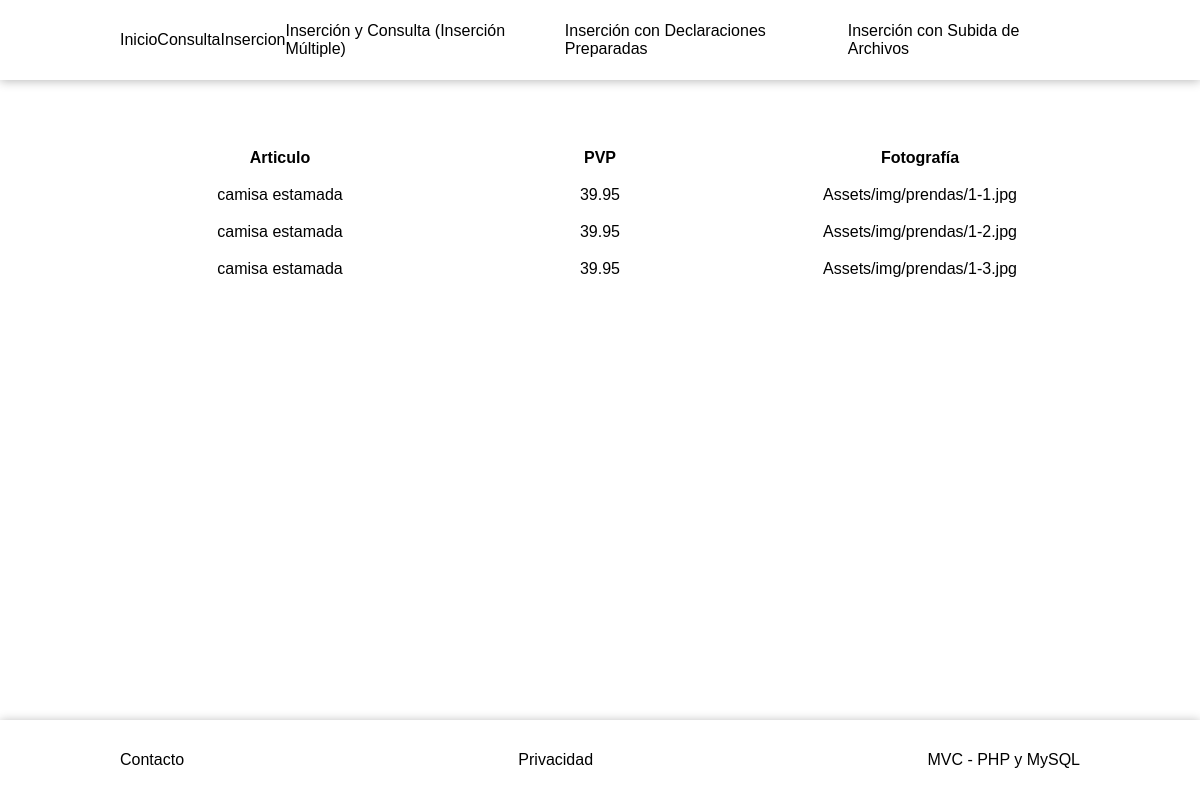
The app's page /detalle-prenda.php?ideArt=1 with its own data.
### tables this page shows
CREATE TABLE IF NOT EXISTS fotografias
(
    ide_for INT NOT NULL AUTO_INCREMENT PRIMARY KEY,
    rut_fot VARCHAR (200) DEFAULT NULL,
    ide_art INT NOT NULL
);

CREATE TABLE IF NOT EXISTS articulos
(
    ide_art INT NOT NULL AUTO_INCREMENT PRIMARY KEY,
    nom_art VARCHAR (100) DEFAULT NULL,
    des_art VARCHAR (200) DEFAULT NULL,
    gen_art VARCHAR (20) DEFAULT NULL,
    pvp_art DECIMAL(5,2)
);

### Db/Con1Db.php (called while the page is built)
<?php
class Connection
{
    public static function conn1()
    {
        $mysqli = new mysqli('localhost', 'root','', 'mvc_09_01_23');
        if($mysqli->connect_errno)
        {
            printf("Error en la conexion: %s\n", $mysqli->connect_errno);
        }
        else
        {
            $mysqli->set_charset("utf8");
            return $mysqli;
        }
    }
}
?>

### Models/Datos1Model.php (called while the page is built, shortened)
<?php
    class Datos
    {
        private $mysqli;
        private $data;
        public function __construct()
        {
            $this->mysqli=Connection::conn1();
            $this->data=array();
        }
        public function getData1($sql)
        {
            if (!$this->mysqli->query($sql))
            {
                echo "La operacion no se ha podido realizar.";
            }
            else
            {
                $result=$this->mysqli->query($sql);
                while($rows=$result->fetch_object())
                {
                    $this->data[]=$rows;
                }
            }
            return $this->data;
        }
    }
?>

### Controllers/Detalle1Controller.php (the view)
<?php
    if(file_exists("../Db/Con1Db.php"))
    {
        require_once "../Db/Con1Db.php";
        require_once "../Models/Datos1Model.php";
    }
    elseif(file_exists("Db/Con1Db.php"))
    {
        require_once "Db/Con1Db.php";
        require_once "Models/Datos1Model.php";
    }
    $oData = new Datos;
    $sql = "select * from articulos inner join fotografias on articulos.ide_art=fotografias.ide_art where articulos.ide_art=" . $_GET['ideArt'] . " order by nom_art, pvp_art asc";
    $data = $oData->getData1($sql);
    if(empty($data))
    {
        echo
        "
            <div class='bloque1 negrita'>
                No hay datos.
            </div>
        ";
    }
    else
    {
        echo
        "
        <div class='bloque0 negrita'>
            <div class='bloque1'>Articulo</div>
            <div class='bloque1'>PVP</div>
            <div class='bloque1'>Fotografía</div>
        </div>
        ";
        foreach ($data as $row)
        {
            echo
            "
            <div class='bloque0'>
                <div class='bloque1'>$row->nom_art</div>
                <div class='bloque1'>$row->pvp_art</div>
                <div class='bloque1'>$row->rut_fot</div>
            </div>
            ";
        }
    }
?>

### Assets/css/style.css (style rules this page uses)
html { overflow-y: scroll; }
body { margin: 0; padding: 0; font-family: Arial, Helvetica, sans-serif; font-size: 100%; }
* { box-sizing: border-box; border: none; }
.negrita { font-weight: bold; }
.bloque0 { display: flex; flex-direction: row; align-items: center; justify-content: center; width: 100%; padding: 1% 0; }
.bloque1 { display: flex; flex-direction: row; align-items: center; justify-content: center; width: 100%; }

### records on screen
fotografias: ide_art.nom_art "camisa estamada", ide_art.pvp_art "39.95", rut_fot "Assets/img/prendas/1-1.jpg"
fotografias: ide_art.nom_art "camisa estamada", ide_art.pvp_art "39.95", rut_fot "Assets/img/prendas/1-2.jpg"
fotografias: ide_art.nom_art "camisa estamada", ide_art.pvp_art "39.95", rut_fot "Assets/img/prendas/1-3.jpg"
